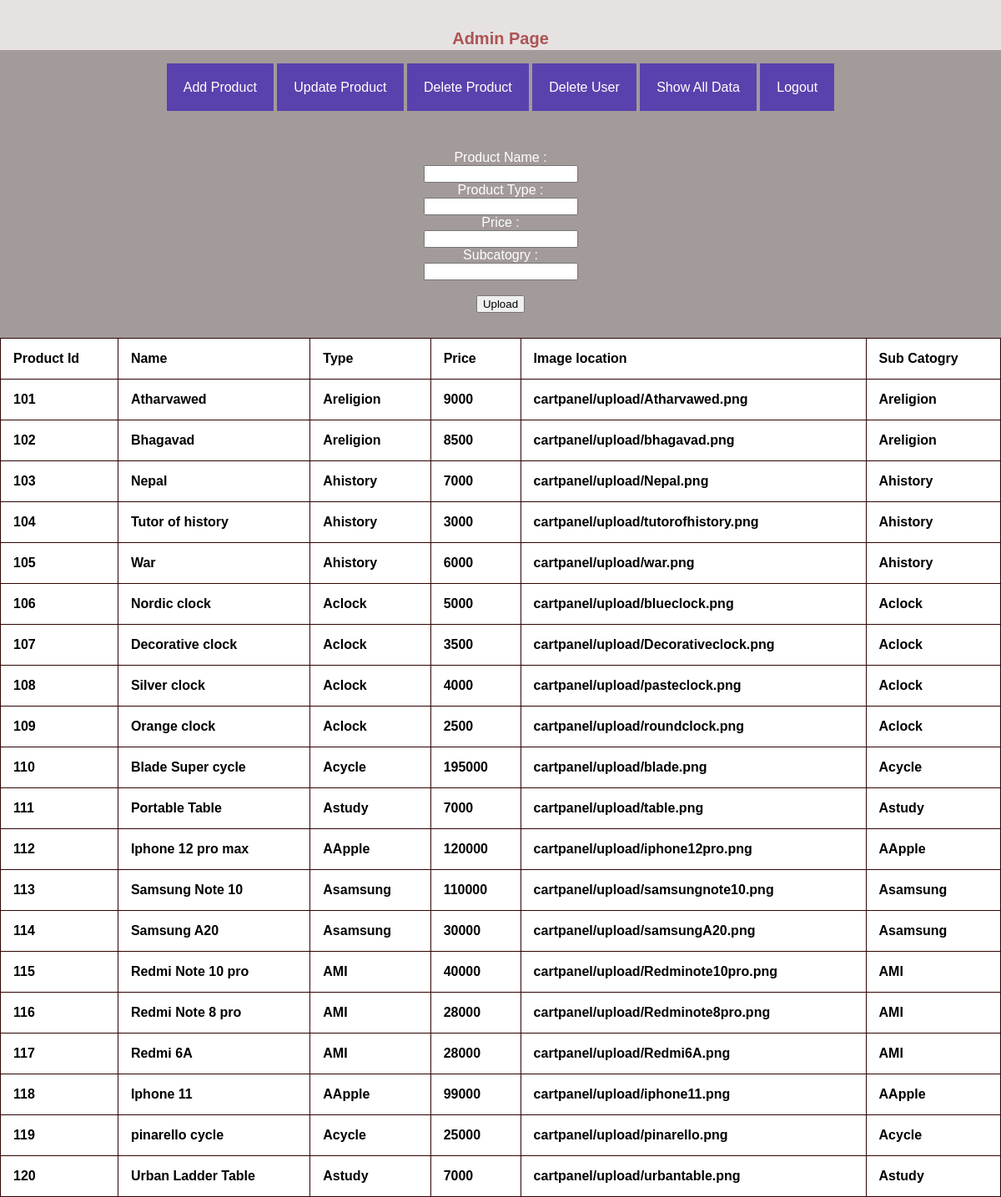
The page /updateadmin.php (signed in) on the database its author committed.
### tables this page shows
CREATE TABLE `product` (
  `prodid` int(10) NOT NULL AUTO_INCREMENT,
  `name` varchar(30) DEFAULT NULL,
  `type` varchar(30) DEFAULT NULL,
  `price` varchar(30) DEFAULT NULL,
  `imgloco` varchar(50) DEFAULT NULL,
  `sub` varchar(30) DEFAULT NULL,
   PRIMARY KEY (`prodid`)
  );

### updateadmin.php (the view, shortened to what this page needs)
<?php
include("adminmenu.php");
$tempname = "";
$temptype = "";
$tempprice = "";
$tempsub = "";
?>
<center>
<form action="cartpanel/reupdateadmin.php" method="post" class="box" >
    <p class="formtext"> Product Name : </p>
    <input type="text" class="adminbox" name="name" value=<?php echo '"'.$tempname.'"'; ?>>
    <p class="formtext"> Product Type : </p>
    <input type="text" class="adminbox" name="type" value=<?php echo '"'.$temptype.'"'; ?>>
    <p class="formtext"> Price : </p>
    <input type="text" class="adminbox" name="price" value=<?php echo '"'.$tempprice.'"'; ?>>
    <p class="formtext"> Subcatogry : </p>
    <input type="text" class="adminbox" name="sub" value=<?php echo '"'.$tempsub.'"'; ?>><br><br>
    <input type="submit" name="submit" value="Upload">
</form>
</center>
<?php
include("databaselogin.php");
$sql = "SELECT * FROM product";
$result = $conn->query($sql);
if ($result->num_rows > 0) {
  echo '<table> <tr><th>Product Id</th> <th>Name</th> <th>Type</th> <th>Price</th> <th>Image location</th> <th>Sub Catogry</th></tr>';
  while($row = $result->fetch_assoc()) {
    echo "<tr><th>".$row['prodid']."</th> <th>".$row['name']."</th> <th>".$row['type']."</th> <th>".$row['price']."</th> <th>".$row['imgloco']."</th> <th>".$row['sub']."</th></tr>";
  }
  echo "</table>";
} else {
  echo "0 results";
}
?>

### main.css (style rules this page uses)
* { font-family: Arial, Helvetica, sans-serif; margin: 0px 0px; }
body { background-color: rgb(163, 154, 154); }
table { font-family: arial, sans-serif; border-collapse: collapse; width: 100%; }
.formtext { color: white; }
.box { padding: 30px 30px; }
table { width:100%; }
table, th, td { background-color: white; border: 1px solid rgb(46, 4, 4); border-collapse: collapse; }
th, td { padding: 15px; text-align: left; }

### rows shown on the page
product: prodid "101", name "Atharvawed", type "Areligion", price "9000", imgloco "cartpanel/upload/Atharvawed.png", sub "Areligion"
product: prodid "102", name "Bhagavad", type "Areligion", price "8500", imgloco "cartpanel/upload/bhagavad.png", sub "Areligion"
product: prodid "103", name "Nepal", type "Ahistory", price "7000", imgloco "cartpanel/upload/Nepal.png", sub "Ahistory"
product: prodid "104", name "Tutor of history", type "Ahistory", price "3000", imgloco "cartpanel/upload/tutorofhistory.png", sub "Ahistory"
product: prodid "105", name "War", type "Ahistory", price "6000", imgloco "cartpanel/upload/war.png", sub "Ahistory"
product: prodid "106", name "Nordic clock", type "Aclock", price "5000", imgloco "cartpanel/upload/blueclock.png", sub "Aclock"
product: prodid "107", name "Decorative clock", type "Aclock", price "3500", imgloco "cartpanel/upload/Decorativeclock.png", sub "Aclock"
product: prodid "108", name "Silver clock", type "Aclock", price "4000", imgloco "cartpanel/upload/pasteclock.png", sub "Aclock"
product: prodid "109", name "Orange clock", type "Aclock", price "2500", imgloco "cartpanel/upload/roundclock.png", sub "Aclock"
product: prodid "110", name "Blade Super cycle", type "Acycle", price "195000", imgloco "cartpanel/upload/blade.png", sub "Acycle"
product: prodid "111", name "Portable Table", type "Astudy", price "7000", imgloco "cartpanel/upload/table.png", sub "Astudy"
product: prodid "112", name "Iphone 12 pro max", type "AApple", price "120000", imgloco "cartpanel/upload/iphone12pro.png", sub "AApple"
product: prodid "113", name "Samsung Note 10", type "Asamsung", price "110000", imgloco "cartpanel/upload/samsungnote10.png", sub "Asamsung"
product: prodid "114", name "Samsung A20", type "Asamsung", price "30000", imgloco "cartpanel/upload/samsungA20.png", sub "Asamsung"
product: prodid "115", name "Redmi Note 10 pro", type "AMI", price "40000", imgloco "cartpanel/upload/Redminote10pro.png", sub "AMI"
product: prodid "116", name "Redmi Note 8 pro", type "AMI", price "28000", imgloco "cartpanel/upload/Redminote8pro.png", sub "AMI"
product: prodid "117", name "Redmi 6A", type "AMI", price "28000", imgloco "cartpanel/upload/Redmi6A.png", sub "AMI"
product: prodid "118", name "Iphone 11", type "AApple", price "99000", imgloco "cartpanel/upload/iphone11.png", sub "AApple"
product: prodid "119", name "pinarello cycle", type "Acycle", price "25000", imgloco "cartpanel/upload/pinarello.png", sub "Acycle"
product: prodid "120", name "Urban Ladder Table", type "Astudy", price "7000", imgloco "cartpanel/upload/urbantable.png", sub "Astudy"
